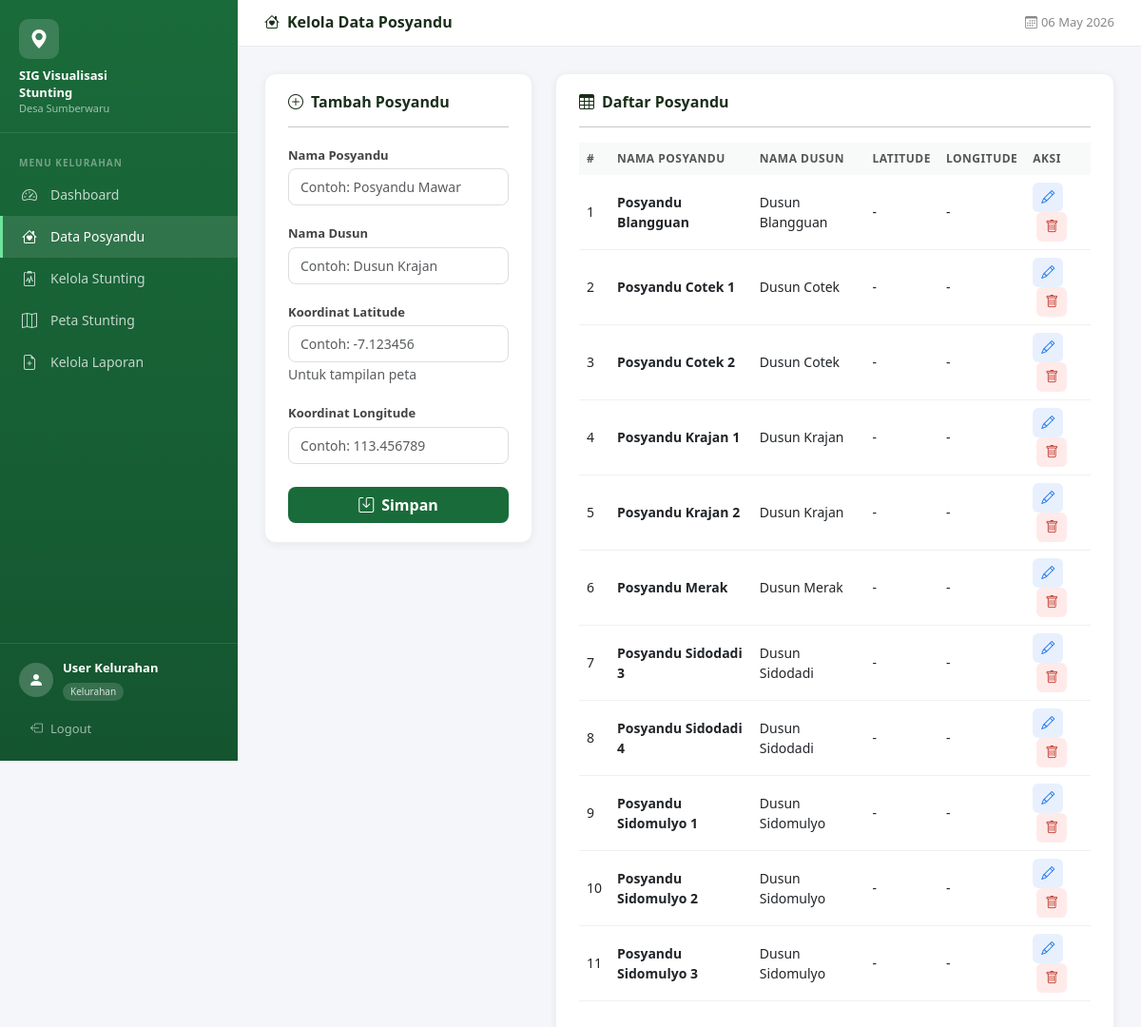
The page /index.php?page=kelurahan&act=posyandu (signed in) on the database its author committed.
### tables this page shows
CREATE TABLE posyandu (
    id INT AUTO_INCREMENT PRIMARY KEY,
    nama_posyandu VARCHAR(100) NOT NULL,
    nama_dusun VARCHAR(100) NOT NULL,
    koordinat_lat DECIMAL(10,8) DEFAULT NULL,
    koordinat_lng DECIMAL(11,8) DEFAULT NULL,
    created_at TIMESTAMP DEFAULT CURRENT_TIMESTAMP
);

### app/views/kelurahan/posyandu.php (the view, shortened to what this page needs)
<?php
require_once ROOT . '/app/views/layouts/header.php';
?>
<div class="sidebar">
    <?php require_once ROOT . '/app/views/layouts/sidebar.php'; ?>
</div>
<div class="main-content">
    <div class="topbar">
        <h5><i class="bi bi-house-heart me-2"></i>Kelola Data Posyandu</h5>
        <span class="date"><i class="bi bi-calendar3 me-1"></i><?= date('d F Y') ?></span>
    </div>
    <div class="content-area">
        <div class="row g-4">
            <div class="col-md-4">
                <div class="card-table">
                    <h6><i class="bi bi-plus-circle me-2"></i>Tambah Posyandu</h6>
                    <hr>
                    <form method="POST" action="index.php?page=kelurahan&act=simpan_posyandu">
                        <div class="mb-3">
                            <label class="form-label">Nama Posyandu</label>
                            <input type="text" name="nama_posyandu" class="form-control"
                                   placeholder="Contoh: Posyandu Mawar" required>
                        </div>
                        <div class="mb-3">
                            <label class="form-label">Nama Dusun</label>
                            <input type="text" name="nama_dusun" class="form-control"
                                   placeholder="Contoh: Dusun Krajan" required>
                        </div>
                        <div class="mb-3">
                            <label class="form-label">Koordinat Latitude</label>
                            <input type="text" name="koordinat_lat" class="form-control"
                                   placeholder="Contoh: -7.123456">
                            <small class="text-muted">Untuk tampilan peta</small>
                        </div>
                        <div class="mb-4">
                            <label class="form-label">Koordinat Longitude</label>
                            <input type="text" name="koordinat_lng" class="form-control"
                                   placeholder="Contoh: 113.456789">
                        </div>
                        <button type="submit" class="btn w-100"
                                style="background:#1a6b3a;color:#fff;border-radius:8px;font-weight:600;">
                            <i class="bi bi-save me-2"></i>Simpan
                        </button>
                    </form>
                </div>
            </div>
            <div class="col-md-8">
                <div class="card-table">
                    <h6><i class="bi bi-table me-2"></i>Daftar Posyandu</h6>
                    <hr>
                    <div class="table-responsive">
                        <table class="table table-hover">
                            <thead>
                                <tr>
                                    <th>#</th>
                                    <th>Nama Posyandu</th>
                                    <th>Nama Dusun</th>
                                    <th>Latitude</th>
                                    <th>Longitude</th>
                                    <th>Aksi</th>
                                </tr>
                            </thead>
                            <tbody>
                                <?php
                                $no = 1;
                                if (mysqli_num_rows($data_posyandu) > 0):
                                    while ($row = mysqli_fetch_assoc($data_posyandu)):
                                ?>
                                <tr>
                                    <td><?= $no++ ?></td>
                                    <td><strong><?= htmlspecialchars($row['nama_posyandu']) ?></strong></td>
                                    <td><?= htmlspecialchars($row['nama_dusun']) ?></td>
                                    <td><?= $row['koordinat_lat'] ?: '-' ?></td>
                                    <td><?= $row['koordinat_lng'] ?: '-' ?></td>
                                    <td>
                                        <a href="index.php?page=kelurahan&act=edit_posyandu&id=<?= $row['id'] ?>"
                                           class="btn btn-sm"
                                           style="background:#e8f0fe;color:#1a73e8;border-radius:6px;">
                                            <i class="bi bi-pencil"></i>
                                        </a>
                                        <a href="index.php?page=kelurahan&act=hapus_posyandu&id=<?= $row['id'] ?>"
                                           class="btn btn-sm ms-1"
                                           style="background:#ffeaea;color:#c0392b;border-radius:6px;"
                                           onclick="return confirm('Yakin hapus posyandu ini?')">
                                            <i class="bi bi-trash"></i>
                                        </a>
                                    </td>
                                </tr>
                                <?php
                                    endwhile;
                                endif; ?>
                            </tbody>
                        </table>
                    </div>
                </div>
            </div>
        </div>
    </div>
</div>
<?php require_once ROOT . '/app/views/layouts/footer.php'; ?>

### public/index.php (shortened to what this page needs)
<?php
$page = isset($_GET['page']) ? $_GET['page'] : 'auth';
switch ($page) {
    case 'kelurahan':
        require_once ROOT . '/app/controllers/LaporanController.php';
        break;
}
?>

### app/controllers/LaporanController.php (shortened to what this page needs)
<?php
require_once ROOT . '/app/config/database.php';
$act = isset($_GET['act']) ? $_GET['act'] : 'dashboard';
switch ($act) {
    case 'posyandu':
        $data_posyandu = mysqli_query($conn,
            "SELECT * FROM posyandu ORDER BY nama_posyandu"
        );
        require_once ROOT . '/app/views/kelurahan/posyandu.php';
        break;
}
?>

### app/views/layouts/header.php (shortened to what this page needs)
<!DOCTYPE html>
<html lang="id">
<head>
    <link href="https://cdn.jsdelivr.net/npm/bootstrap@5.3.0/dist/css/bootstrap.min.css" rel="stylesheet">
    <link href="https://cdn.jsdelivr.net/npm/bootstrap-icons@1.10.5/font/bootstrap-icons.css" rel="stylesheet">
</head>
<body>

### app/views/layouts/sidebar.php (shortened to what this page needs)
<?php
$role = $_SESSION['user']['role'];
$nama = $_SESSION['user']['nama'];
?>
<div class="sidebar">
    <div class="sidebar-brand">
        <div class="brand-icon">
            <i class="bi bi-geo-alt-fill text-white fs-5"></i>
        </div>
        <h6>SIG Visualisasi<br>Stunting</h6>
        <p>Desa Sumberwaru</p>
    </div>
    <div class="sidebar-menu">
        <?php if ($role === 'kader'):
            $pos = mysqli_fetch_assoc(
                mysqli_query($conn,
                    "SELECT nama_posyandu FROM posyandu WHERE id = '{$_SESSION['user']['id_posyandu']}'"
                )
            );
        ?>
            <div class="menu-label">Menu Kader</div>
            <div style="padding:6px 20px 10px;font-size:12px;color:rgba(255,255,255,0.5);">
                <i class="bi bi-house-heart me-1"></i>
                <?= htmlspecialchars($pos['nama_posyandu'] ?? '') ?>
            </div>
            <a href="index.php?page=kader&act=dashboard"
               class="<?= ($act === 'dashboard') ? 'active' : '' ?>">
                <i class="bi bi-speedometer2"></i> Dashboard
            </a>
            <a href="index.php?page=kader&act=balita"
               class="<?= ($act === 'balita' || $act === 'edit_balita') ? 'active' : '' ?>">
                <i class="bi bi-people"></i> Data Balita
            </a>
            <a href="index.php?page=kader&act=laporan"
               class="<?= ($act === 'laporan') ? 'active' : '' ?>">
                <i class="bi bi-file-earmark-text"></i> Laporan Masuk
            </a>
        <?php elseif ($role === 'kelurahan'): ?>
            <div class="menu-label">Menu Kelurahan</div>
            <a href="index.php?page=kelurahan&act=dashboard"
               class="<?= ($act === 'dashboard') ? 'active' : '' ?>">
                <i class="bi bi-speedometer2"></i> Dashboard
            </a>
            <a href="index.php?page=kelurahan&act=posyandu"
               class="<?= ($act === 'posyandu' || $act === 'edit_posyandu') ? 'active' : '' ?>">
                <i class="bi bi-house-heart"></i> Data Posyandu
            </a>
            <a href="index.php?page=kelurahan&act=stunting"
               class="<?= ($act === 'stunting') ? 'active' : '' ?>">
                <i class="bi bi-clipboard2-pulse"></i> Kelola Stunting
            </a>
            <a href="index.php?page=peta&act=index"
               class="<?= (isset($page) && $page === 'peta') ? 'active' : '' ?>">
                <i class="bi bi-map"></i> Peta Stunting
            </a>
            <a href="index.php?page=kelurahan&act=laporan"
               class="<?= ($act === 'laporan') ? 'active' : '' ?>">
                <i class="bi bi-file-earmark-plus"></i> Kelola Laporan
            </a>
        <?php endif; ?>
    </div>
    <div class="sidebar-footer">
        <div class="user-info">
            <div class="user-avatar">
                <i class="bi bi-person-fill"></i>
            </div>
            <div>
                <div class="name"><?= htmlspecialchars($nama) ?></div>
                <span class="role-badge"><?= ucfirst($role) ?></span>
            </div>
        </div>
        <a href="index.php?page=auth&act=logout" class="btn-logout">
            <i class="bi bi-box-arrow-left"></i> Logout
        </a>
    </div>
</div>

### app/views/layouts/Footer.php (shortened to what this page needs)
</body>
</html>

### app/views/layouts/header.php (style rules this page uses)
* { box-sizing: border-box; }
body { font-family: 'Segoe UI', sans-serif; background: #f4f6f9; margin: 0; }
.sidebar { width: 250px; min-height: 100vh; background: linear-gradient(180deg, #1a6b3a 0%, #145530 100%); position: fixed; top: 0; left: 0; z-index: 100; display: flex; flex-direction: column; }
.sidebar-brand { padding: 20px 20px 16px; border-bottom: 1px solid rgba(255,255,255,0.1); }
.sidebar-brand .brand-icon { width: 42px; height: 42px; background: rgba(255,255,255,0.15); border-radius: 10px; display: inline-flex; align-items: center; justify-content: center; margin-bottom: 8px; }
.sidebar-brand h6 { color: #fff; font-weight: 700; font-size: 13px; margin: 0; line-height: 1.4; }
.sidebar-brand p { color: rgba(255,255,255,0.6); font-size: 11px; margin: 0; }
.sidebar-menu { padding: 16px 0; flex: 1; overflow-y: auto; }
.menu-label { color: rgba(255,255,255,0.4); font-size: 10px; font-weight: 700; letter-spacing: 1px; text-transform: uppercase; padding: 8px 20px 4px; }
.sidebar-menu a { display: flex; align-items: center; gap: 10px; padding: 10px 20px; color: rgba(255,255,255,0.75); text-decoration: none; font-size: 14px; transition: all 0.2s; border-left: 3px solid transparent; }
.sidebar-menu a:hover, .sidebar-menu a.active { background: rgba(255,255,255,0.1); color: #fff; border-left-color: #6ee49a; }
.sidebar-menu a i { font-size: 16px; width: 20px; }
.sidebar-footer { padding: 16px 20px; border-top: 1px solid rgba(255,255,255,0.1); }
.user-info { display: flex; align-items: center; gap: 10px; margin-bottom: 12px; }
.user-avatar { width: 36px; height: 36px; background: rgba(255,255,255,0.2); border-radius: 50%; display: flex; align-items: center; justify-content: center; color: white; font-size: 16px; flex-shrink: 0; }
.user-info .name { color: #fff; font-size: 13px; font-weight: 600; }
.user-info .role-badge { font-size: 10px; background: rgba(255,255,255,0.15); color: rgba(255,255,255,0.8); padding: 2px 8px; border-radius: 20px; display: inline-block; }
.btn-logout { display: flex; align-items: center; gap: 8px; color: rgba(255,255,255,0.6); font-size: 13px; text-decoration: none; padding: 8px 12px; border-radius: 8px; transition: all 0.2s; }
.main-content { margin-left: 250px; min-height: 100vh; }
.topbar { background: #fff; padding: 14px 28px; border-bottom: 1px solid #e8ecf0; display: flex; align-items: center; justify-content: space-between; position: sticky; top: 0; z-index: 99; }
.topbar h5 { margin: 0; font-weight: 700; color: #1a2e1a; font-size: 16px; }
.topbar .date { font-size: 13px; color: #888; }
.content-area { padding: 28px; }
.card-table { background: #fff; border-radius: 12px; padding: 20px 24px; box-shadow: 0 2px 8px rgba(0,0,0,0.06); border: 1px solid #f0f0f0; }
.card-table h6 { font-weight: 700; color: #1a2e1a; margin-bottom: 0; }
.table thead th { background: #f8faf9; font-size: 12px; font-weight: 700; color: #555; text-transform: uppercase; letter-spacing: 0.5px; border: none; white-space: nowrap; }
.table tbody td { font-size: 14px; vertical-align: middle; border-color: #f0f0f0; }
.form-label { font-weight: 600; font-size: 13px; color: #444; margin-bottom: 4px; }
.form-control { border-radius: 8px; border: 1.5px solid #ddd; font-size: 14px; padding: 8px 12px; }

### rows shown on the page
posyandu: nama_posyandu "Posyandu Blangguan", nama_dusun "Dusun Blangguan", koordinat_lat "-", koordinat_lng "-"
posyandu: nama_posyandu "Posyandu Cotek 1", nama_dusun "Dusun Cotek", koordinat_lat "-", koordinat_lng "-"
posyandu: nama_posyandu "Posyandu Cotek 2", nama_dusun "Dusun Cotek", koordinat_lat "-", koordinat_lng "-"
posyandu: nama_posyandu "Posyandu Krajan 1", nama_dusun "Dusun Krajan", koordinat_lat "-", koordinat_lng "-"
posyandu: nama_posyandu "Posyandu Krajan 2", nama_dusun "Dusun Krajan", koordinat_lat "-", koordinat_lng "-"
posyandu: nama_posyandu "Posyandu Merak", nama_dusun "Dusun Merak", koordinat_lat "-", koordinat_lng "-"
posyandu: nama_posyandu "Posyandu Sidodadi 3", nama_dusun "Dusun Sidodadi", koordinat_lat "-", koordinat_lng "-"
posyandu: nama_posyandu "Posyandu Sidodadi 4", nama_dusun "Dusun Sidodadi", koordinat_lat "-", koordinat_lng "-"
posyandu: nama_posyandu "Posyandu Sidomulyo 1", nama_dusun "Dusun Sidomulyo", koordinat_lat "-", koordinat_lng "-"
posyandu: nama_posyandu "Posyandu Sidomulyo 2", nama_dusun "Dusun Sidomulyo", koordinat_lat "-", koordinat_lng "-"
posyandu: nama_posyandu "Posyandu Sidomulyo 3", nama_dusun "Dusun Sidomulyo", koordinat_lat "-", koordinat_lng "-"

### other values the page prints
$nama "User Kelurahan"
$role "Kelurahan"
